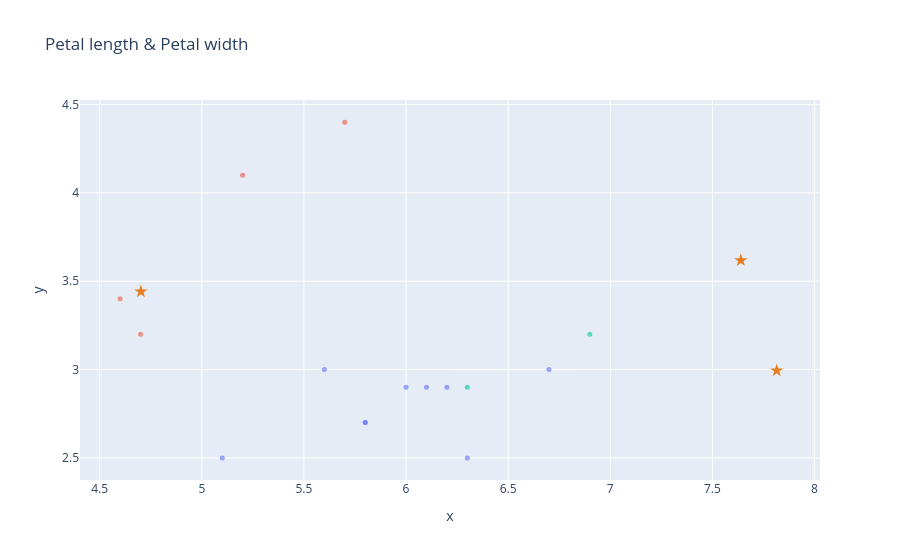

Notebook source saved alongside this figure:
### Code cell
fig = plot_dataframe(validation[:, :2], title='Blobs Dataset', label=y_validation)
for i, centroid in enumerate(centroids):
    fig = plot_centroid(fig, centroid, colors=["#e67e22"], marker_size=10, symbol='star', name=f'Centroid {i+1}')
fig.update_layout(showlegend=False, title='Petal length & Petal width')
fig.show()

### Figure 1 — Plotly figure (JSON) as saved in the notebook; plotly's stock layout.template omitted (floating-point values rounded to 4 significant figures)
{"data": [{"hovertemplate": "color=#82e0aa<br>x=%{x}<br>y=%{y}<extra></extra>", "legendgroup": "#82e0aa", "marker": {"color": "#636efa", "opacity": 0.6, "size": 5, "symbol": "circle"}, "mode": "markers", "name": "#82e0aa", "orientation": "v", "showlegend": true, "type": "scatter", "x": [6.1, 5.8, 6.7, 6.2, 5.1, 5.6, 5.8, 6.3, 6.0], "xaxis": "x", "y": [2.9, 2.7, 3.0, 2.9, 2.5, 3.0, 2.7, 2.5, 2.9], "yaxis": "y"}, {"hovertemplate": "color=#f7dc6f<br>x=%{x}<br>y=%{y}<extra></extra>", "legendgroup": "#f7dc6f", "marker": {"color": "#EF553B", "opacity": 0.6, "size": 5, "symbol": "circle"}, "mode": "markers", "name": "#f7dc6f", "orientation": "v", "showlegend": true, "type": "scatter", "x": [5.2, 4.6, 5.7, 4.7], "xaxis": "x", "y": [4.1, 3.4, 4.4, 3.2], "yaxis": "y"}, {"hovertemplate": "color=#f1948a<br>x=%{x}<br>y=%{y}<extra></extra>", "legendgroup": "#f1948a", "marker": {"color": "#00cc96", "opacity": 0.6, "size": 5, "symbol": "circle"}, "mode": "markers", "name": "#f1948a", "orientation": "v", "showlegend": true, "type": "scatter", "x": [6.9, 6.3], "xaxis": "x", "y": [3.2, 2.9], "yaxis": "y"}, {"marker": {"color": "#e67e22", "size": 10, "symbol": "star"}, "mode": "markers", "name": "Centroid 1", "type": "scatter", "x": [7.815], "y": [2.993]}, {"marker": {"color": "#e67e22", "size": 10, "symbol": "star"}, "mode": "markers", "name": "Centroid 2", "type": "scatter", "x": [4.702], "y": [3.441]}, {"marker": {"color": "#e67e22", "size": 10, "symbol": "star"}, "mode": "markers", "name": "Centroid 3", "type": "scatter", "x": [7.639], "y": [3.618]}], "layout": {"legend": {"title": {"text": "color"}, "tracegroupgap": 0}, "showlegend": false, "title": {"text": "Petal length & Petal width"}, "xaxis": {"anchor": "y", "domain": [0, 1], "title": {"text": "x"}}, "yaxis": {"anchor": "x", "domain": [0, 1], "title": {"text": "y"}}}}
